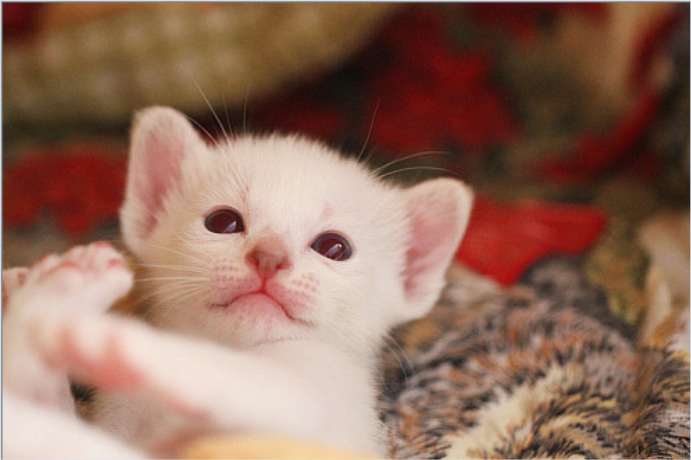
#> input picture func_tools/imges/cat.png, 691 x 460 px
$ python pca_file.py
#> lines starting #> are read from the running program, lines starting #| are printed output that depends on the picture
import cv2
from sklearn.decomposition import PCA

import numpy as np
from PIL import Image


# 绘图展示
def cv_show(name, img):
    cv2.imshow(name, img)
    cv2.waitKey(0)
    cv2.destroyAllWindows()


def loadImage(path):
#> called with path = './imges/cat.png'
    img = Image.open(path)
#> img is the input picture: PIL image 691x460 RGBA; mean R, G, B, A 144.9, 108.7, 92, 255
    # 将图像转换成灰度图
    img = img.convert("L")
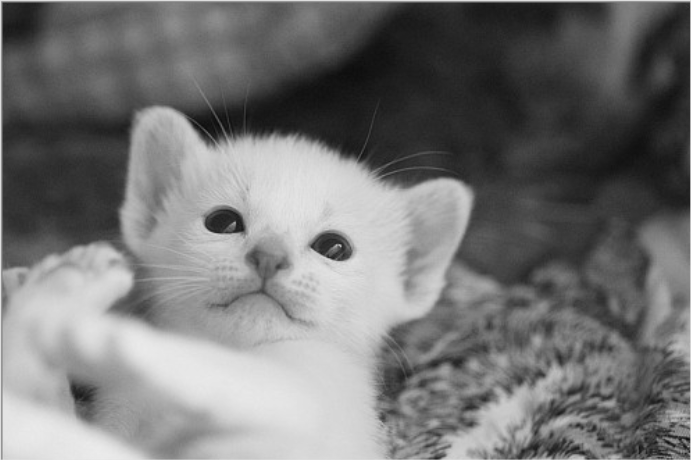
#> img: PIL image 691x460 L; min 9, max 236, mean 117.6
    # 图像的大小在size中是（宽，高）
    # 所以width取size的第一个值，height取第二个
    width = img.size[0]
#> width = 691
    height = img.size[1]
#> height = 460
    data = img.getdata()
    # 为了避免溢出，这里对数据进行一个缩放，缩小100倍
    # data = np.array(data).reshape(height, width)
    data = np.array(data).reshape(height, width) / 100
    # 查看原图的话，需要还原数据
    # new_im = Image.fromarray(data)
    # new_im.show()
    new_im = Image.fromarray(data * 100)
    new_im.show()
    return data


def error(data, recdata):
    sum1 = 0
    sum2 = 0
    # 计算两幅图像之间的差值矩阵
    D_value = data - recdata
    # 计算两幅图像之间的误差率，即信息丢失率
    for i in range(data.shape[0]):
        sum1 += np.dot(data[i], data[i])
        sum2 += np.dot(D_value[i], D_value[i])
    error = sum2 / sum1
    print('信息丢失率为{}%'.format(error * 100))


if __name__ == '__main__':
    data = loadImage('./imges/cat.png')
    # 设置降维参数
    pca = PCA(n_components=460)
    # 降维
    x_new = pca.fit_transform(data)
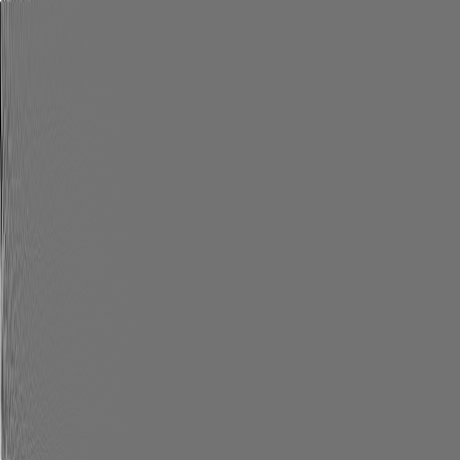
#> x_new: shape (460, 460) float64; min -19.6, max 23.59, mean 0; drawn with min black and max white
    newImg = Image.fromarray(x_new * 100)
    newImg.show()
    # 还原降维后的数据到原空间
    recdata = pca.inverse_transform(x_new)
    # 计算误差
    (error(data, recdata))
#> the loop in error, `for i in range(data.shape[0]):` made 460 passes
#> (sum1, sum2) on passes 1 to 3: (3375.4, 1.51e-27), (4956, 1.94e-26), (5733.9, 2.67e-26)
#> after the loop in error, `for i in range(data.shape[0]):`: sum1 = 571115.4; sum2 = 2.41e-25
#> in error, `error = sum2 / sum1`: error = 4.22e-31
#| 信息丢失率为4.222026581750995e-29%
    # 还原降维后的数据
    newImg = Image.fromarray(recdata * 100)
    newImg.show()
    # error(data, recdata)
